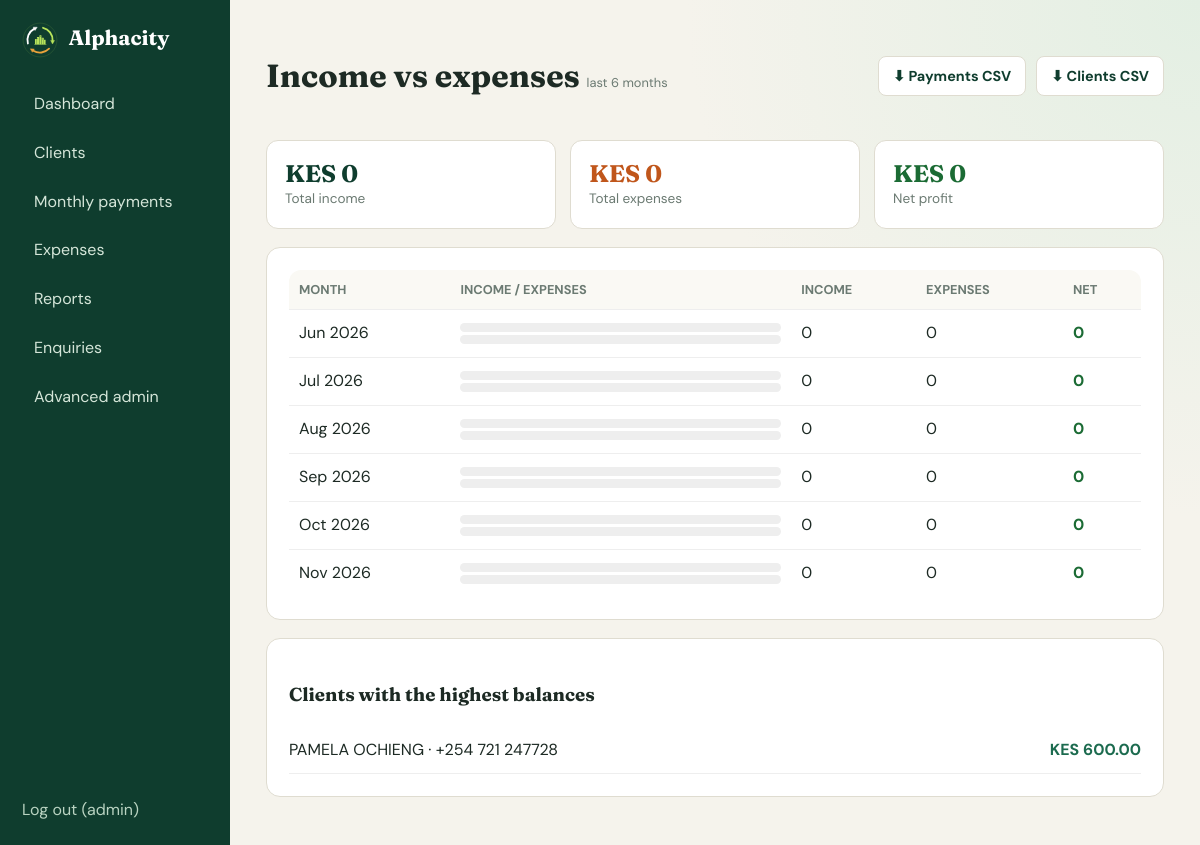
The app's page /reports/ (signed in) with its own data.
### core/models.py (models this page shows, shortened)
class Client(models.Model):
    name = models.CharField(max_length=150)
    phone = models.CharField(max_length=20)
    email = models.EmailField(blank=True)
    service = models.CharField(max_length=20, choices=SERVICES, default="residential")
    estate = models.CharField("Estate / Area", max_length=120, blank=True)
    address = models.CharField(max_length=200, blank=True)
    monthly_fee = models.DecimalField(max_digits=9, decimal_places=2, default=300)
    start_date = models.DateField(default=date.today)
    active = models.BooleanField(default=True)
    notes = models.TextField(blank=True)
    created = models.DateTimeField(auto_now_add=True)
    class Meta:
        ordering = ["name"]
    @property
    def months_billed(self):
        t = date.today()
        return max((t.year - self.start_date.year) * 12 + t.month - self.start_date.month + 1, 0)
    @property
    def total_paid(self):
        return self.payments.aggregate(s=Sum("amount"))["s"] or 0
    @property
    def balance(self):
        return self.months_billed * self.monthly_fee - self.total_paid

### core/views.py (the view)
# urls.py: path("reports/", v.reports, name="reports"),
@login_required
def reports(request):
    t, rows = date.today(), []
    for i in range(5, -1, -1):
        y, mo = t.year, t.month - i
        while mo < 1:
            mo += 12; y -= 1
        inc = Payment.objects.filter(month=date(y, mo, 1)).aggregate(s=Sum("amount"))["s"] or 0
        out = Expense.objects.filter(date__year=y, date__month=mo).aggregate(s=Sum("amount"))["s"] or 0
        rows.append({"label": date(y, mo, 1), "inc": inc, "out": out, "net": inc - out})
    top = max([max(r["inc"], r["out"]) for r in rows] + [1])
    for r in rows:
        r["ip"], r["op"] = int(r["inc"] * 100 / top), int(r["out"] * 100 / top)
    owing = sorted([c for c in Client.objects.filter(active=True) if c.balance > 0], key=lambda c: -c.balance)[:10]
    return render(request, "core/reports.html", {"rows": rows, "owing": owing,
        "tin": sum(r["inc"] for r in rows), "tout": sum(r["out"] for r in rows), "tnet": sum(r["net"] for r in rows)})

### core/templates/core/reports.html
{% extends "core/app.html" %}{% block content %}
<div class="bar"><h1>Income vs expenses <small>last 6 months</small></h1><div class="acts"><a class="btn sm ghost-d" href="{% url 'export' 'payments' %}">⬇ Payments CSV</a><a class="btn sm ghost-d" href="{% url 'export' 'clients' %}">⬇ Clients CSV</a></div></div>
<div class="stats"><div class="stat"><b>KES {{ tin }}</b>Total income</div><div class="stat warn"><b>KES {{ tout }}</b>Total expenses</div><div class="stat {% if tnet >= 0 %}good{% else %}warn{% endif %}"><b>KES {{ tnet }}</b>Net profit</div></div>
<div class="card"><table class="tbl"><tr><th>Month</th><th style="width:40%">Income / Expenses</th><th>Income</th><th>Expenses</th><th>Net</th></tr>
{% for r in rows %}<tr><td>{{ r.label|date:"M Y" }}</td><td><div class="bar1"><i class="in" style="width:{{ r.ip }}%"></i></div><div class="bar1"><i class="out" style="width:{{ r.op }}%"></i></div></td>
<td>{{ r.inc }}</td><td>{{ r.out }}</td><td class="{% if r.net < 0 %}owe{% else %}gain{% endif %}">{{ r.net }}</td></tr>{% endfor %}</table></div>
<div class="card"><h3>Clients with the highest balances</h3>{% for c in owing %}<a class="row" href="{% url 'client_detail' c.pk %}"><span>{{ c.name }} · {{ c.phone }}</span><em class="owe">KES {{ c.balance }}</em></a>{% empty %}<p class="muted">No outstanding balances.</p>{% endfor %}</div>{% endblock %}

### core/templates/core/app.html
{% extends "core/base.html" %}
{% load static %}
{% block body %}<div class="app"><aside><a class="brand" href="/"><img class="logo" src="{% static 'img/icon.svg' %}" alt=""> Alphacity</a>
<nav><a href="{% url 'dashboard' %}">Dashboard</a><a href="{% url 'clients' %}">Clients</a>
<a href="{% url 'payments' %}">Monthly payments</a><a href="{% url 'expenses' %}">Expenses</a><a href="{% url 'reports' %}">Reports</a><a href="{% url 'enquiries' %}">Enquiries</a>
<a href="{% url 'admin:index' %}">Advanced admin</a></nav>
<form method="post" action="{% url 'logout' %}">{% csrf_token %}<button class="link">Log out ({{ request.user.username }})</button></form></aside>
<main>{% block content %}{% endblock %}</main></div>{% endblock %}

### static/css/style.css (style rules this page uses)
:root { --g:#0f3d2e;--g2:#1c6b4f;--lime:#b7e35b;--amber:#e9a23b;--bg:#f5f3ec;--ink:#1d2a24;--mut:#6b7a72;--line:#dfdcd0 }
* { box-sizing:border-box }
body { margin:0;font:16px/1.55 'DM Sans',sans-serif;background:var(--bg);color:var(--ink) }
h1,h2,h3,.brand { font-family:Fraunces,serif }
h1 small,h3 small { font:400 .8rem 'DM Sans';color:var(--mut) }
a { color:var(--g2) }
.brand { color:#fff!important;font-size:1.3rem;font-weight:700;text-decoration:none }
.btn { display:inline-block;background:var(--lime);color:var(--g)!important;border:0;padding:12px 22px;border-radius:8px;font-weight:700;cursor:pointer;text-decoration:none;font-size:1rem }
.btn.sm { padding:8px 14px;font-size:.9rem }
.btn.ghost-d { background:#fff;border:1px solid var(--line) }
.card { background:#fff;border:1px solid var(--line);border-radius:14px;padding:22px;margin-bottom:18px }
.app { display:grid;grid-template-columns:230px 1fr;min-height:100vh }
aside { background:var(--g);padding:22px;display:flex;flex-direction:column;gap:24px }
aside nav { display:flex;flex-direction:column;gap:4px;flex:1 }
aside nav a { color:#d5e6d9;text-decoration:none;padding:10px 12px;border-radius:8px }
.link { background:none;border:0;color:#b9d3c1;cursor:pointer;font:inherit;padding:0 }
main { padding:30px 36px;overflow:auto }
.bar { display:flex;justify-content:space-between;align-items:center;gap:12px }
.stats { display:grid;grid-template-columns:repeat(auto-fit,minmax(170px,1fr));gap:14px;margin:18px 0 }
.stat { background:#fff;border:1px solid var(--line);border-radius:12px;padding:18px;color:var(--mut);font-size:.85rem }
.stat b { display:block;font:700 1.5rem Fraunces;color:var(--g) }
.stat.warn b { color:#c0561b }
.row { display:flex;justify-content:space-between;align-items:center;padding:10px 0;border-bottom:1px solid #eee;text-decoration:none;color:inherit;gap:12px }
.row em { font-style:normal;color:var(--g2);font-weight:700 }
.tbl { width:100%;border-collapse:collapse;background:#fff;border-radius:12px;overflow:hidden }
.tbl th { text-align:left;font-size:.8rem;color:var(--mut);text-transform:uppercase;padding:10px;background:#faf9f4 }
.tbl td { padding:10px;border-top:1px solid #eee }
.owe { color:#b3261e;font-weight:700 }
main { background:radial-gradient(circle at 100% 0,#e3efe3 0,transparent 40%),var(--bg) }
.acts { display:flex;gap:10px;align-items:center }
.stat.good b { color:#1b6b34 }
.gain { color:#1b6b34;font-weight:700 }
.bar1 { height:9px;background:#eee;border-radius:5px;margin:3px 0;overflow:hidden }
.logo { height:36px;width:36px;vertical-align:middle;margin-right:6px }

### records on screen
Client: name "PAMELA OCHIENG", phone "+254 721 247728", balance "600.00"

### other values on screen
{{ request.user.username }} "admin"
{{ tin }} "0"
{{ tout }} "0"
{{ tnet }} "0"
{{ r.label|date:"M Y" }} "Jun 2026" "Jul 2026" "Aug 2026" "Sep 2026" "Oct 2026" "Nov 2026"
{{ r.inc }} "0" "0" "0" "0" "0" "0"
{{ r.out }} "0" "0" "0" "0" "0" "0"
{{ r.net }} "0" "0" "0" "0" "0" "0"
